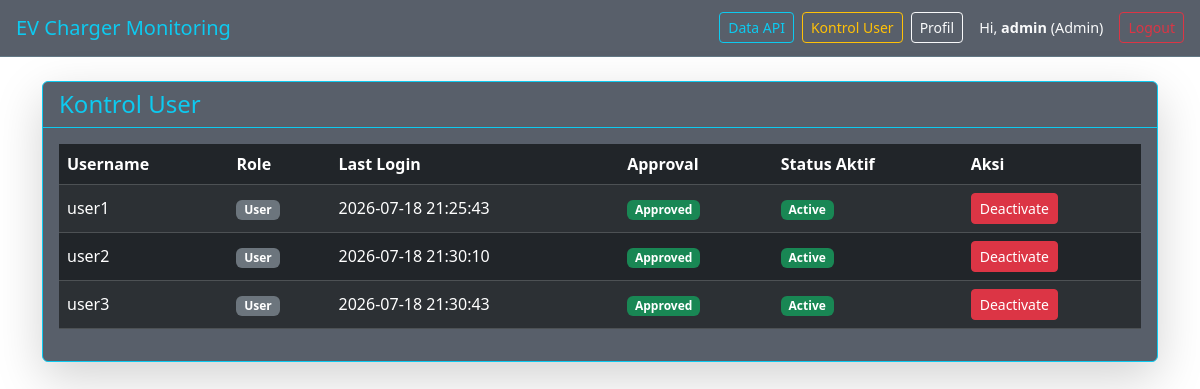
/users/control (signed in), run on the app's committed database.
### tables this page shows
CREATE TABLE users (
            id INTEGER PRIMARY KEY AUTOINCREMENT,
            username TEXT UNIQUE NOT NULL,
            password_hash TEXT NOT NULL,
            role TEXT NOT NULL DEFAULT 'user'
        , is_approved INTEGER DEFAULT 0, is_active INTEGER DEFAULT 1, last_login_at TEXT);

### routes/users.py (the view)
@users_bp.route("/control")
@admin_required
def control():
    conn = db_conn()
    cur = conn.cursor()
    role = session.get("role")
    if role == "superadmin":
        cur.execute("SELECT id, username, role, is_approved, is_active, last_login_at FROM users WHERE role IN ('user', 'admin')")
    else:
        cur.execute("SELECT id, username, role, is_approved, is_active, last_login_at FROM users WHERE role = 'user'")
    users_list = cur.fetchall()
    conn.close()
    return render_template("users/control.html", users=users_list)

### routes/auth.py (called while the page is built)
def db_conn():
    conn = sqlite3.connect(DB_PATH)
    conn.row_factory = sqlite3.Row
    return conn

def admin_required(f):
    @wraps(f)
    def decorated_function(*args, **kwargs):
        if "user_id" not in session:
            flash("Silakan login terlebih dahulu.", "error")
            return redirect(url_for("auth.login"))
        if session.get("role") not in ["admin", "superadmin"]:
            flash("Anda tidak memiliki akses (Admin only).", "error")
            return redirect(url_for("index"))
        return f(*args, **kwargs)
    return decorated_function

### templates/users/control.html (shortened to what this page needs)
{% extends "base.html" %}
{% block content %}
<div class="row mt-4">
    <div class="col-12">
        <div class="card shadow-lg border-info" style="background: rgba(10, 20, 36, 0.68); backdrop-filter: blur(10px);">
            <div class="card-header border-info bg-transparent">
                <h4 class="mb-0 text-info">Kontrol User</h4>
            </div>
            <div class="card-body">
                <div class="table-responsive">
                    <table class="table table-dark table-hover table-striped align-middle">
                        <thead>
                            <tr>
                                <th>Username</th>
                                <th>Role</th>
                                <th>Last Login</th>
                                <th>Approval</th>
                                <th>Status Aktif</th>
                                <th>Aksi</th>
                            </tr>
                        </thead>
                        <tbody>
                            {% for user in users %}
                            <tr>
                                <td>{{ user.username }}</td>
                                <td><span class="badge bg-secondary">{{ user.role|title }}</span></td>
                                <td>{{ user.last_login_at or '-' }}</td>
                                <td>
                                    {% if user.is_approved %}
                                        <span class="badge bg-success">Approved</span>
                                    {% else %}
                                        <span class="badge bg-warning text-dark">Pending</span>
                                    {% endif %}
                                </td>
                                <td>
                                    {% if user.is_active %}
                                        <span class="badge bg-success">Active</span>
                                    {% else %}
                                        <span class="badge bg-danger">Deactivated</span>
                                    {% endif %}
                                </td>
                                <td>
                                    <div class="d-flex gap-2">
                                        <form method="POST" action="{{ url_for('users.toggle_active', user_id=user.id) }}" style="display:inline;">
                                            {% if user.is_active %}
                                                <button type="submit" class="btn btn-sm btn-danger">Deactivate</button>
                                            {% else %}
                                                <button type="submit" class="btn btn-sm btn-info">Activate</button>
                                            {% endif %}
                                        </form>
                                    </div>
                                </td>
                            </tr>
                            {% else %}
                            <tr>
                                <td colspan="6" class="text-center text-muted">Belum ada user.</td>
                            </tr>
                            {% endfor %}
                        </tbody>
                    </table>
                </div>
            </div>
        </div>
    </div>
</div>
{% endblock %}

### templates/base.html (shortened to what this page needs)
<!DOCTYPE html>
<html lang="id">
<head>
    <link href="https://cdn.jsdelivr.net/npm/bootstrap@5.3.3/dist/css/bootstrap.min.css" rel="stylesheet">
</head>
<body>
<nav class="navbar navbar-expand-lg navbar-dark px-3" style="background: rgba(10, 20, 36, 0.68); border-bottom: 1px solid rgba(148, 233, 255, 0.18);">
    <a class="navbar-brand text-info" href="{{ url_for('index') }}">EV Charger Monitoring</a>
    <div class="ms-auto d-flex align-items-center gap-2">
        <a class="btn btn-outline-info btn-sm" href="{{ url_for('api_data.data_api_page') }}">Data API</a>
        {% if session.get('user_id') %}
            {% if session.get('role') in ['admin', 'superadmin'] %}
            <a class="btn btn-outline-warning btn-sm" href="{{ url_for('users.control') }}">Kontrol User</a>
            {% endif %}
            <a class="btn btn-outline-light btn-sm" href="{{ url_for('profile.index') }}">Profil</a>
            <span class="navbar-text me-2 ms-2 text-light" style="font-size: 0.9em;">
                Hi, <strong>{{ session.get('username') }}</strong> ({{ session.get('role')|title }})
            </span>
            <a class="btn btn-outline-danger btn-sm" href="{{ url_for('auth.logout') }}">Logout</a>
        {% else %}
            <a class="btn btn-info btn-sm" href="{{ url_for('auth.login') }}">Login</a>
            <a class="btn btn-outline-info btn-sm" href="{{ url_for('auth.register') }}">Register</a>
        {% endif %}
    </div>
</nav>
<div class="container mt-4">
    {% block content %}{% endblock %}
</div>
</body>
</html>

### data on the page
users: username "user1", role "User", last_login_at "2026-07-18 21:25:43", is_approved "Approved", is_active "Active"
users: username "user2", role "User", last_login_at "2026-07-18 21:30:10", is_approved "Approved", is_active "Active"
users: username "user3", role "User", last_login_at "2026-07-18 21:30:43", is_approved "Approved", is_active "Active"

### other printed values
{{ session.get('username') }} "admin"
{{ session.get('role')|title }} "Admin"
